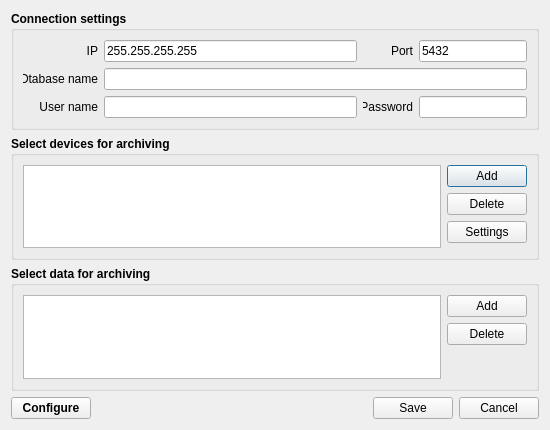
<?xml version="1.0" encoding="UTF-8"?>
<ui version="4.0">
 <class>Dialog</class>
 <widget class="QDialog" name="Dialog">
  <property name="windowModality">
   <enum>Qt::ApplicationModal</enum>
  </property>
  <property name="geometry">
   <rect>
    <x>0</x>
    <y>0</y>
    <width>550</width>
    <height>430</height>
   </rect>
  </property>
  <property name="windowTitle">
   <string>Configurator</string>
  </property>
  <property name="windowIcon">
   <iconset>
    <normaloff>Icons/google/Gears.ico</normaloff>Icons/google/Gears.ico</iconset>
  </property>
  <layout class="QVBoxLayout" name="verticalLayout_2">
   <item>
    <widget class="QGroupBox" name="groupBox">
     <property name="font">
      <font>
       <weight>75</weight>
       <bold>true</bold>
      </font>
     </property>
     <property name="title">
      <string>Connection settings</string>
     </property>
     <layout class="QVBoxLayout" name="verticalLayout">
      <item>
       <layout class="QHBoxLayout" name="layoutIPPort">
        <item>
         <widget class="QLabel" name="lblIP">
          <property name="sizePolicy">
           <sizepolicy hsizetype="Fixed" vsizetype="Preferred">
            <horstretch>0</horstretch>
            <verstretch>0</verstretch>
           </sizepolicy>
          </property>
          <property name="minimumSize">
           <size>
            <width>75</width>
            <height>0</height>
           </size>
          </property>
          <property name="maximumSize">
           <size>
            <width>55</width>
            <height>16777215</height>
           </size>
          </property>
          <property name="font">
           <font>
            <weight>50</weight>
            <bold>false</bold>
           </font>
          </property>
          <property name="text">
           <string>IP</string>
          </property>
          <property name="alignment">
           <set>Qt::AlignRight|Qt::AlignTrailing|Qt::AlignVCenter</set>
          </property>
         </widget>
        </item>
        <item>
         <widget class="QLineEdit" name="editIP">
          <property name="minimumSize">
           <size>
            <width>100</width>
            <height>0</height>
           </size>
          </property>
          <property name="maximumSize">
           <size>
            <width>16777215</width>
            <height>16777215</height>
           </size>
          </property>
          <property name="font">
           <font>
            <weight>50</weight>
            <bold>false</bold>
           </font>
          </property>
          <property name="text">
           <string>255.255.255.255</string>
          </property>
         </widget>
        </item>
        <item>
         <widget class="QLabel" name="lblPort">
          <property name="sizePolicy">
           <sizepolicy hsizetype="Fixed" vsizetype="Preferred">
            <horstretch>0</horstretch>
            <verstretch>0</verstretch>
           </sizepolicy>
          </property>
          <property name="minimumSize">
           <size>
            <width>50</width>
            <height>0</height>
           </size>
          </property>
          <property name="font">
           <font>
            <weight>50</weight>
            <bold>false</bold>
           </font>
          </property>
          <property name="text">
           <string>Port</string>
          </property>
          <property name="alignment">
           <set>Qt::AlignRight|Qt::AlignTrailing|Qt::AlignVCenter</set>
          </property>
         </widget>
        </item>
        <item>
         <widget class="QLineEdit" name="editPort">
          <property name="sizePolicy">
           <sizepolicy hsizetype="Fixed" vsizetype="Fixed">
            <horstretch>0</horstretch>
            <verstretch>0</verstretch>
           </sizepolicy>
          </property>
          <property name="minimumSize">
           <size>
            <width>100</width>
            <height>0</height>
           </size>
          </property>
          <property name="maximumSize">
           <size>
            <width>16777215</width>
            <height>16777215</height>
           </size>
          </property>
          <property name="font">
           <font>
            <weight>50</weight>
            <bold>false</bold>
           </font>
          </property>
          <property name="text">
           <string>5432</string>
          </property>
         </widget>
        </item>
       </layout>
      </item>
      <item>
       <layout class="QHBoxLayout" name="layoutDbName">
        <item>
         <widget class="QLabel" name="lblDbName">
          <property name="sizePolicy">
           <sizepolicy hsizetype="Fixed" vsizetype="Preferred">
            <horstretch>0</horstretch>
            <verstretch>0</verstretch>
           </sizepolicy>
          </property>
          <property name="minimumSize">
           <size>
            <width>75</width>
            <height>0</height>
           </size>
          </property>
          <property name="maximumSize">
           <size>
            <width>55</width>
            <height>16777215</height>
           </size>
          </property>
          <property name="font">
           <font>
            <weight>50</weight>
            <bold>false</bold>
           </font>
          </property>
          <property name="text">
           <string>Dtabase name</string>
          </property>
          <property name="alignment">
           <set>Qt::AlignRight|Qt::AlignTrailing|Qt::AlignVCenter</set>
          </property>
         </widget>
        </item>
        <item>
         <widget class="QLineEdit" name="editDbName">
          <property name="minimumSize">
           <size>
            <width>100</width>
            <height>0</height>
           </size>
          </property>
          <property name="maximumSize">
           <size>
            <width>16777215</width>
            <height>16777215</height>
           </size>
          </property>
          <property name="font">
           <font>
            <weight>50</weight>
            <bold>false</bold>
           </font>
          </property>
          <property name="text">
           <string/>
          </property>
         </widget>
        </item>
       </layout>
      </item>
      <item>
       <layout class="QHBoxLayout" name="layoutUserPass">
        <item>
         <widget class="QLabel" name="lblUserName">
          <property name="sizePolicy">
           <sizepolicy hsizetype="Fixed" vsizetype="Preferred">
            <horstretch>0</horstretch>
            <verstretch>0</verstretch>
           </sizepolicy>
          </property>
          <property name="minimumSize">
           <size>
            <width>75</width>
            <height>0</height>
           </size>
          </property>
          <property name="maximumSize">
           <size>
            <width>55</width>
            <height>16777215</height>
           </size>
          </property>
          <property name="font">
           <font>
            <weight>50</weight>
            <bold>false</bold>
           </font>
          </property>
          <property name="text">
           <string>User name</string>
          </property>
          <property name="alignment">
           <set>Qt::AlignRight|Qt::AlignTrailing|Qt::AlignVCenter</set>
          </property>
         </widget>
        </item>
        <item>
         <widget class="QLineEdit" name="editUserName">
          <property name="minimumSize">
           <size>
            <width>100</width>
            <height>0</height>
           </size>
          </property>
          <property name="maximumSize">
           <size>
            <width>16777215</width>
            <height>16777215</height>
           </size>
          </property>
          <property name="font">
           <font>
            <weight>50</weight>
            <bold>false</bold>
           </font>
          </property>
          <property name="text">
           <string/>
          </property>
         </widget>
        </item>
        <item>
         <widget class="QLabel" name="lblPassword">
          <property name="sizePolicy">
           <sizepolicy hsizetype="Fixed" vsizetype="Preferred">
            <horstretch>0</horstretch>
            <verstretch>0</verstretch>
           </sizepolicy>
          </property>
          <property name="minimumSize">
           <size>
            <width>50</width>
            <height>0</height>
           </size>
          </property>
          <property name="maximumSize">
           <size>
            <width>50</width>
            <height>16777215</height>
           </size>
          </property>
          <property name="font">
           <font>
            <weight>50</weight>
            <bold>false</bold>
           </font>
          </property>
          <property name="text">
           <string>Password</string>
          </property>
          <property name="alignment">
           <set>Qt::AlignRight|Qt::AlignTrailing|Qt::AlignVCenter</set>
          </property>
         </widget>
        </item>
        <item>
         <widget class="QLineEdit" name="editPassword">
          <property name="sizePolicy">
           <sizepolicy hsizetype="Fixed" vsizetype="Fixed">
            <horstretch>0</horstretch>
            <verstretch>0</verstretch>
           </sizepolicy>
          </property>
          <property name="minimumSize">
           <size>
            <width>100</width>
            <height>0</height>
           </size>
          </property>
          <property name="maximumSize">
           <size>
            <width>16777215</width>
            <height>16777215</height>
           </size>
          </property>
          <property name="font">
           <font>
            <weight>50</weight>
            <bold>false</bold>
           </font>
          </property>
          <property name="text">
           <string/>
          </property>
          <property name="echoMode">
           <enum>QLineEdit::PasswordEchoOnEdit</enum>
          </property>
          <property name="clearButtonEnabled">
           <bool>false</bool>
          </property>
         </widget>
        </item>
       </layout>
      </item>
     </layout>
    </widget>
   </item>
   <item>
    <widget class="QGroupBox" name="gbDevices">
     <property name="font">
      <font>
       <weight>75</weight>
       <bold>true</bold>
      </font>
     </property>
     <property name="title">
      <string>Select devices for archiving</string>
     </property>
     <layout class="QHBoxLayout" name="horizontalLayout_2">
      <item>
       <widget class="QTableView" name="tblDevices">
        <property name="font">
         <font>
          <weight>50</weight>
          <bold>false</bold>
         </font>
        </property>
       </widget>
      </item>
      <item>
       <layout class="QVBoxLayout" name="layoutDeviceButtons">
        <item>
         <widget class="QPushButton" name="bnAddDevice">
          <property name="font">
           <font>
            <weight>50</weight>
            <bold>false</bold>
           </font>
          </property>
          <property name="text">
           <string>Add</string>
          </property>
         </widget>
        </item>
        <item>
         <widget class="QPushButton" name="bnDeleteDevice">
          <property name="font">
           <font>
            <weight>50</weight>
            <bold>false</bold>
           </font>
          </property>
          <property name="text">
           <string>Delete</string>
          </property>
         </widget>
        </item>
        <item>
         <widget class="QPushButton" name="bnDeviceSettings">
          <property name="font">
           <font>
            <weight>50</weight>
            <bold>false</bold>
           </font>
          </property>
          <property name="text">
           <string>Settings</string>
          </property>
         </widget>
        </item>
        <item>
         <spacer name="spacer1">
          <property name="orientation">
           <enum>Qt::Vertical</enum>
          </property>
          <property name="sizeHint" stdset="0">
           <size>
            <width>20</width>
            <height>40</height>
           </size>
          </property>
         </spacer>
        </item>
       </layout>
      </item>
     </layout>
    </widget>
   </item>
   <item>
    <widget class="QGroupBox" name="gbData">
     <property name="font">
      <font>
       <weight>75</weight>
       <bold>true</bold>
      </font>
     </property>
     <property name="title">
      <string>Select data for archiving</string>
     </property>
     <layout class="QHBoxLayout" name="horizontalLayout_3">
      <item>
       <widget class="QTableView" name="tblData">
        <property name="font">
         <font>
          <weight>50</weight>
          <bold>false</bold>
         </font>
        </property>
       </widget>
      </item>
      <item>
       <layout class="QVBoxLayout" name="layoutDataButtons">
        <item>
         <widget class="QPushButton" name="bnAddData">
          <property name="font">
           <font>
            <weight>50</weight>
            <bold>false</bold>
           </font>
          </property>
          <property name="text">
           <string>Add</string>
          </property>
         </widget>
        </item>
        <item>
         <widget class="QPushButton" name="bnDeleteData">
          <property name="font">
           <font>
            <weight>50</weight>
            <bold>false</bold>
           </font>
          </property>
          <property name="text">
           <string>Delete</string>
          </property>
         </widget>
        </item>
        <item>
         <spacer name="spacer2">
          <property name="orientation">
           <enum>Qt::Vertical</enum>
          </property>
          <property name="sizeHint" stdset="0">
           <size>
            <width>20</width>
            <height>40</height>
           </size>
          </property>
         </spacer>
        </item>
       </layout>
      </item>
     </layout>
    </widget>
   </item>
   <item>
    <layout class="QHBoxLayout" name="layoutButtons">
     <item>
      <widget class="QPushButton" name="bnConfigure">
       <property name="font">
        <font>
         <weight>75</weight>
         <bold>true</bold>
        </font>
       </property>
       <property name="text">
        <string>Configure</string>
       </property>
      </widget>
     </item>
     <item>
      <spacer name="spacer3">
       <property name="orientation">
        <enum>Qt::Horizontal</enum>
       </property>
       <property name="sizeHint" stdset="0">
        <size>
         <width>40</width>
         <height>20</height>
        </size>
       </property>
      </spacer>
     </item>
     <item>
      <widget class="QPushButton" name="bnSave">
       <property name="text">
        <string>Save</string>
       </property>
      </widget>
     </item>
     <item>
      <widget class="QPushButton" name="bnCancel">
       <property name="text">
        <string>Cancel</string>
       </property>
      </widget>
     </item>
    </layout>
   </item>
  </layout>
 </widget>
 <tabstops>
  <tabstop>editIP</tabstop>
  <tabstop>editPort</tabstop>
  <tabstop>editDbName</tabstop>
  <tabstop>editUserName</tabstop>
  <tabstop>editPassword</tabstop>
  <tabstop>bnAddDevice</tabstop>
  <tabstop>bnDeleteDevice</tabstop>
  <tabstop>bnDeviceSettings</tabstop>
  <tabstop>bnAddData</tabstop>
  <tabstop>bnDeleteData</tabstop>
  <tabstop>bnSave</tabstop>
  <tabstop>bnCancel</tabstop>
  <tabstop>bnConfigure</tabstop>
  <tabstop>tblDevices</tabstop>
  <tabstop>tblData</tabstop>
 </tabstops>
 <resources/>
 <connections/>
</ui>
